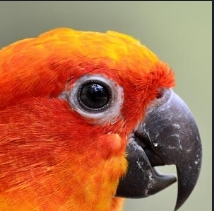
#> input picture Image-Processing-Fundamentals/Resources/image.jpg, 214 x 211 px, found by its file name
$ python image_histogramequalization.py
#> lines starting #> are read from the running program, lines starting #| are printed output that depends on the picture
import cv2
import numpy as np

# Load image
image = cv2.imread('./Image-Processing-Fundamentals/Resources/image.jpg')
#> image is the input picture: shape (211, 214, 3); mean B, G, R 73.1, 108.5, 177.3


# Convert to grayscale
gray_image = cv2.cvtColor(image, cv2.COLOR_BGR2GRAY)
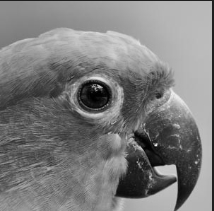
#> gray_image: shape (211, 214); min 0, max 238, mean 125.1

# Apply histogram equalization
equalized_image = cv2.equalizeHist(gray_image)
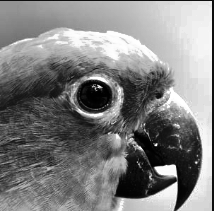
#> equalized_image: shape (211, 214); min 0, max 255, mean 128.5

# Display results
cv2.imshow('Original Grayscale Image', gray_image)
cv2.imshow('Histogram Equalized Image', equalized_image)
cv2.waitKey(0)
cv2.destroyAllWindows()
